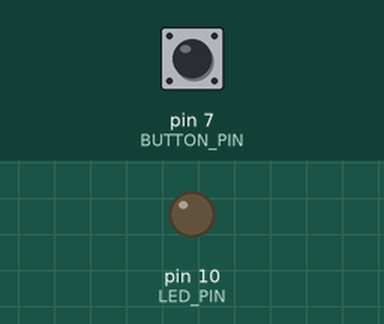
The sketch below on a simulated Arduino Uno, built with avr-gcc and run on an emulated ATmega328P. On the bench: output pins drawn as LEDs (lit = HIGH). The inputs (shaded band) are chosen by the test bench; at power-on: pin 7 (BUTTON_PIN) HIGH.

Above: at 1.2 s.
1.3 s: pin 7 (BUTTON_PIN) pulled LOW for 0.15 s
At 1.37 s:
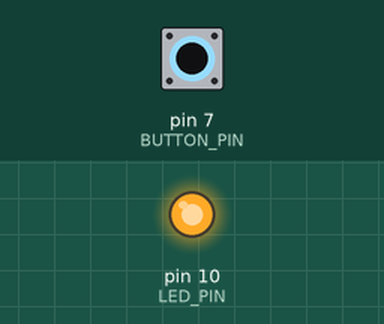
2.9 s: pin 7 (BUTTON_PIN) pulled LOW for 3.2 s
At 6.4 s:
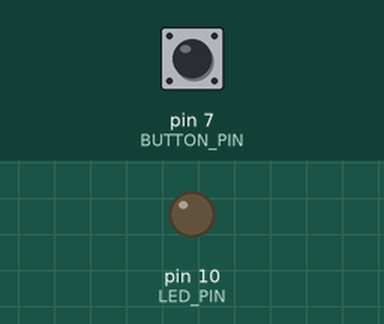
Timing chart, 0 to 7.9 s (numbered marks = the images above; inputs shaded):
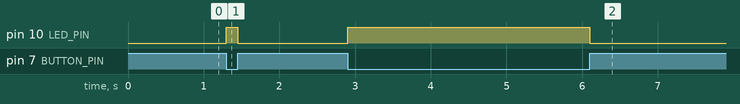

The sketch:

slide_switch.ino
```cpp
const int BUTTON_PIN = 7;  // the number of the pushbutton pin
const int LED_PIN =  10;   // the number of the LED pin

// variables will change:
int buttonState = 0;   // variable for reading the pushbutton status

void setup() {
  // initialize the LED pin as an output:
  pinMode(LED_PIN, OUTPUT);
  // initialize the pushbutton pin as an pull-up input:
  // the pull-up input pin will be HIGH when the switch is open and LOW when the switch is closed.
  pinMode(BUTTON_PIN, INPUT_PULLUP);
}

void loop() {
  // read the state of the pushbutton value:
  buttonState = digitalRead(BUTTON_PIN);

  // control LED according to the state of button
  if(buttonState == LOW)         // If button is pressing
    digitalWrite(LED_PIN, HIGH); // turn on LED
  else                           // otherwise, button is not pressing
    digitalWrite(LED_PIN, LOW);  // turn off LED
}
```

Measured:
- after the input at 1.3 s, pin 10 (LED_PIN): LOW → HIGH at once, → LOW 0.15 s later
- after the input at 2.9 s, pin 10 (LED_PIN): LOW → HIGH at once, → LOW 3.2 s later
